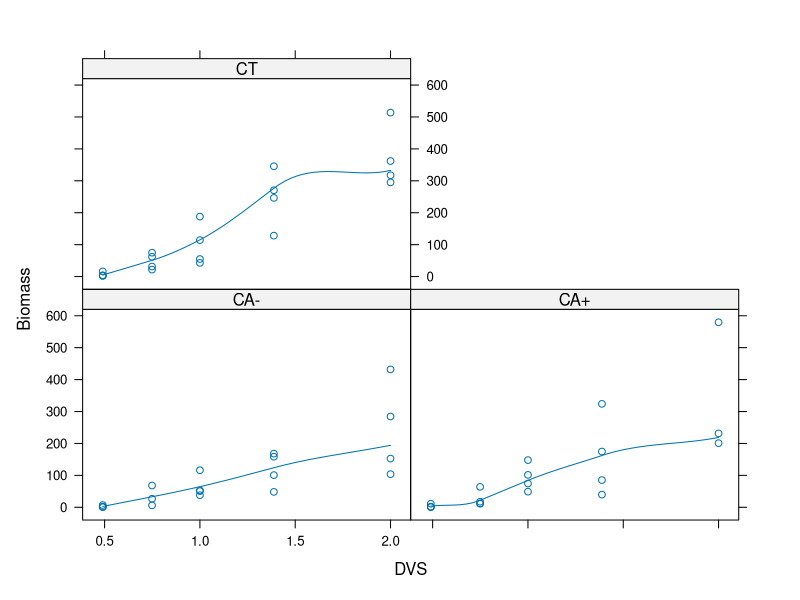
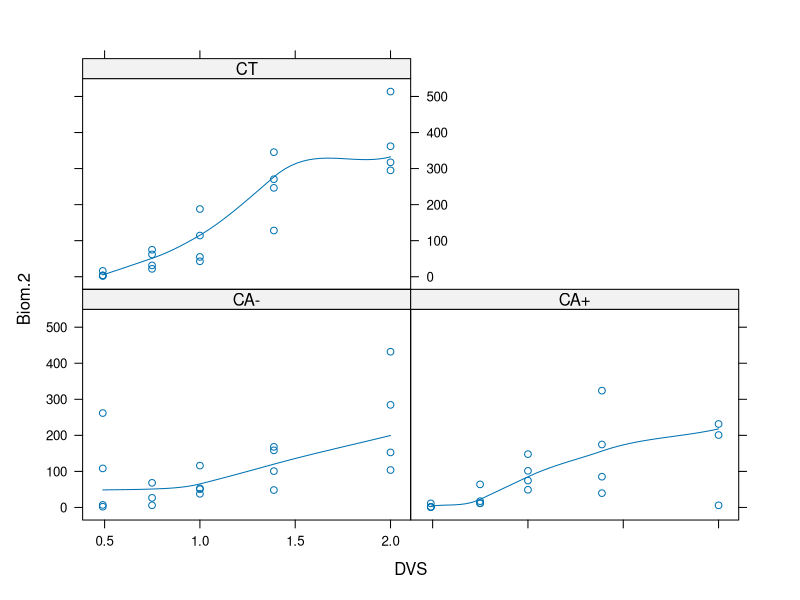
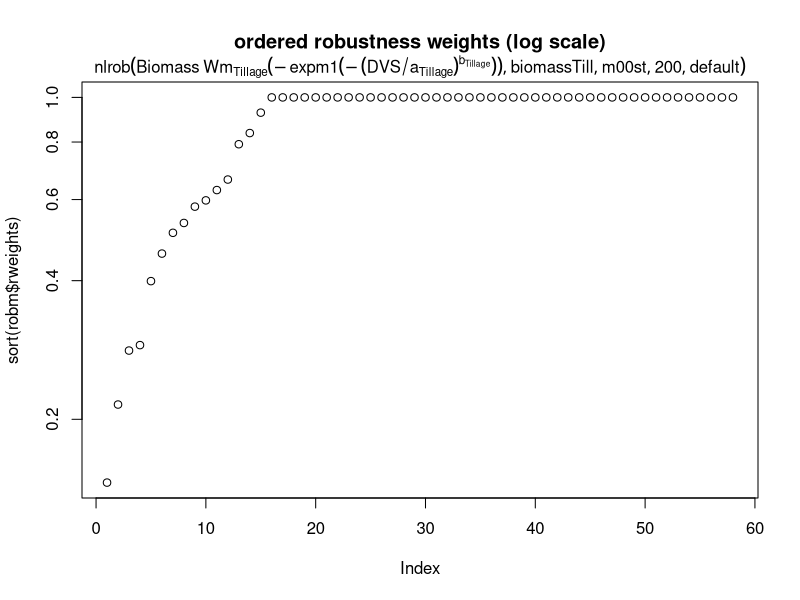

These figures' R source, in order:
library(robustbase)


### Name: biomassTill
### Title: Biomass Tillage Data
### Aliases: biomassTill
### Keywords: datasets

### ** Examples

data(biomassTill)
str(biomassTill)
require(lattice)
## With long tailed errors
xyplot(Biomass ~ DVS | Tillage, data = biomassTill, type=c("p","smooth"))
## With additional 2 outliers:
xyplot(Biom.2 ~ DVS | Tillage, data = biomassTill, type=c("p","smooth"))

### Fit nonlinear Regression models: -----------------------------------

## simple starting values, needed:
m00st <- list(Wm = rep(300,  3),
               a = rep( 1.5, 3),
               b = rep( 2.2, 3))

robm <- nlrob(Biomass ~ Wm[Tillage] * (-expm1(-(DVS/a[Tillage])^b[Tillage])),
              data = biomassTill, start = m00st, maxit = 200)
##                                               -----------
summary(robm) ## ... 103 IRWLS iterations
plot(sort(robm$rweights), log = "y",
     main = "ordered robustness weights (log scale)")
mtext(getCall(robm))

## the classical (only works for the mild outliers):
cl.m <- nls(Biomass ~ Wm[Tillage] * (-expm1(-(DVS/a[Tillage])^b[Tillage])),
            data = biomassTill, start = m00st)

## now for the extra-outlier data: -- fails with singular gradient !!
try(
rob2 <- nlrob(Biom.2 ~ Wm[Tillage] * (-expm1(-(DVS/a[Tillage])^b[Tillage])),
              data = biomassTill, start = m00st)
)
## use better starting values:
m1st <- setNames(as.list(as.data.frame(matrix(
                coef(robm), 3))),
                c("Wm", "a","b"))
try(# just breaks a bit later!
rob2 <- nlrob(Biom.2 ~ Wm[Tillage] * (-expm1(-(DVS/a[Tillage])^b[Tillage])),
              data = biomassTill, start = m1st, maxit= 200, trace=TRUE)
)

## Comparison  {more to come} % once we have  "MM" working...
rbind(start = unlist(m00st),
      class = coef(cl.m),
      rob   = coef(robm))
